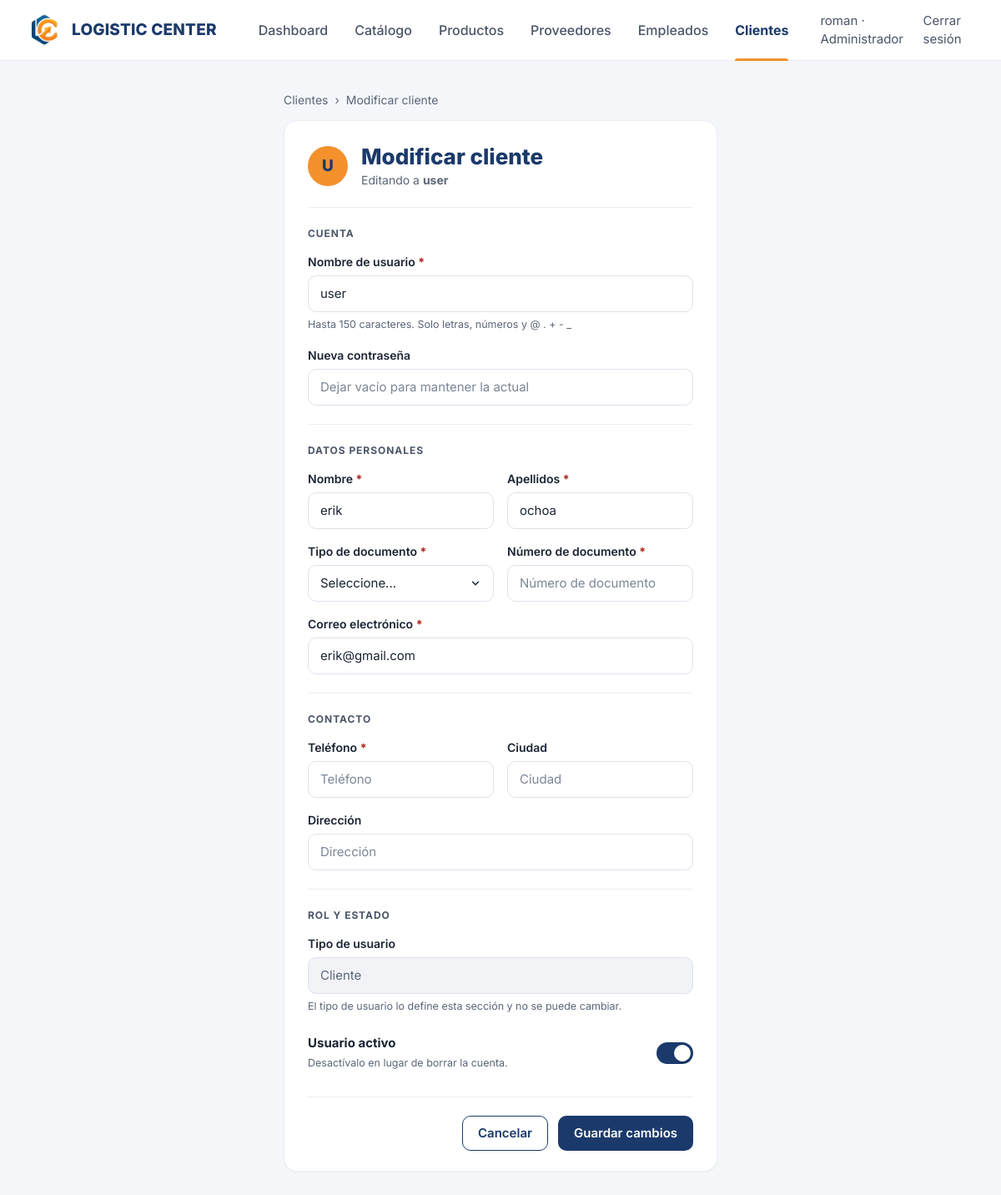
The app's page /clientes/2/modificar/ (signed in) with its own data.
### usuarios/models.py (models this page shows, shortened)
class Usuario(AbstractUser):
    user_id = models.AutoField(primary_key=True)
    email = models.EmailField(
        'correo electrónico',
        unique=True,
        error_messages={'unique': 'Ya existe un usuario registrado con este correo electrónico.'},
    )
    USERNAME_FIELD = 'username'
    REQUIRED_FIELDS = ['email']
    class Meta:
        db_table = 'usuarios'
        verbose_name = 'Usuario'
        verbose_name_plural = 'Usuarios'

### usuarios/views.py (the view)
# urls.py: path('clientes/<int:user_id>/modificar/', views.ModificarClienteView, name='modificar_cliente'),
@solo_staff
def ModificarClienteView(request, user_id):
    return _modificar(request, 'cliente', user_id)

### usuarios/forms.py
class ModificarClienteForm(_ClienteMixin, ModificarPerfilForm):
    pass

### usuarios/forms.py (called while the page is built)
    def _perfil_actual(self):
        instancia = getattr(self, 'instance', None)
        if instancia is None or instancia.pk is None:
            return None
        return getattr(instancia, self.RELACION, None)

    @property
    def campo_extra(self):
        return self[self.CAMPO_EXTRA]

### usuarios/views.py (called while the page is built)
def _contexto(tipo, **extra):
    return {'tipo': tipo, 'cfg': TIPOS[tipo], **extra}

### usuarios/templates/modificar_persona.html (shortened to what this page needs)
{% extends 'base.html' %}
{% block page_class %}page--narrow{% endblock %}
{% block content %}
<nav class="crumbs" aria-label="Ruta">
    <a href="{% url cfg.url_lista %}">{{ cfg.titulo_plural }}</a><span aria-hidden="true">›</span><span>Modificar {{ cfg.singular }}</span>
</nav>
<section class="card form-card">
    <header class="form-card__head">
        <span class="avatar" aria-hidden="true">{{ usuario.username|first }}</span>
        <div>
            <h1>Modificar {{ cfg.singular }}</h1>
            <p>Editando a <strong>{{ usuario.username }}</strong></p>
        </div>
    </header>
    <form method="post" novalidate>
        {% include '_form_persona.html' with modificar=True %}
        <div class="form-actions">
            <a class="btn btn--outline" href="{% url cfg.url_lista %}">Cancelar</a>
            <button class="btn btn--primary" type="submit">Guardar cambios</button>
        </div>
    </form>
</section>
{% endblock %}

### main/templates/base.html (shortened to what this page needs)
{% load static %}<!DOCTYPE html>
<html lang="es">
<head>
    <link rel="stylesheet" href="{% static 'css/app.css' %}">
</head>
<body>
    <header class="topbar">
        <div class="topbar__inner">
            <a class="brand" href="{% if user.is_authenticated %}{% url 'dashboard' %}{% else %}{% url 'bienvenida' %}{% endif %}">
                <img class="brand__mark" src="{% static 'img/isotipo_v1.png' %}" alt="">
                <span class="brand__name">Logistic Center</span>
            </a>
            <nav class="menu" id="menu" aria-label="Principal">
                {% if user.is_authenticated %}
                {% with url_name=request.resolver_match.url_name %}
                <ul class="menu__links">
                    <li><a class="menu__link" href="{% url 'dashboard' %}" {% if url_name == 'dashboard' %}aria-current="page"{% endif %}>Dashboard</a></li>
                    <li><a class="menu__link" href="{% url 'catalogo' %}" {% if url_name == 'catalogo' or url_name == 'detalle_producto' %}aria-current="page"{% endif %}>Catálogo</a></li>
                    {% if user.is_staff %}
                    <li><a class="menu__link" href="{% url 'listar_productos' %}" >Productos</a></li>
                    <li><a class="menu__link" href="{% url 'listar_proveedores' %}" >Proveedores</a></li>
                    <li><a class="menu__link" href="{% url 'listar_empleados' %}" >Empleados</a></li>
                    <li><a class="menu__link" href="{% url 'listar_clientes' %}" {% if url_name == 'listar_clientes' or url_name == 'registrar_cliente' or url_name == 'modificar_cliente' %}aria-current="page"{% endif %}>Clientes</a></li>
                    {% endif %}
                </ul>
                {% endwith %}
                <div class="menu__side">
                    <span>{{ user.username }} · {% if user.is_superuser %}Administrador{% elif user.is_staff %}Empleado{% else %}Cliente{% endif %}</span>
                    <a class="menu__logout" href="{% url 'logout' %}" data-open-modal="modal-logout">Cerrar sesión</a>
                </div>
                {% else %}
                <div class="menu__side">
                    <a class="menu__logout" href="{% url 'login' %}">Iniciar sesión</a>
                </div>
                {% endif %}
            </nav>
        </div>
    </header>
    <main class="page {% block page_class %}{% endblock %}" id="contenido">
        {% block content %}{% endblock %}
    </main>
</body>
</html>

### usuarios/templates/_form_persona.html (shortened to what this page needs)
<section class="section" aria-labelledby="sec-cuenta">
    <h2 class="section__title" id="sec-cuenta">Cuenta</h2>
    {% include 'components/campo.html' with campo=form.username hint="Hasta 150 caracteres. Solo letras, números y @ . + - _" %}
    {% if modificar %}
        {% include 'components/campo.html' with campo=form.password %}
    {% else %}
        <div class="field-row">
            {% include 'components/campo.html' with campo=form.password1 %}
            {% include 'components/campo.html' with campo=form.password2 %}
        </div>
    {% endif %}
</section>
<section class="section" aria-labelledby="sec-datos">
    <h2 class="section__title" id="sec-datos">Datos personales</h2>
    <div class="field-row">
        {% include 'components/campo.html' with campo=form.first_name %}
        {% include 'components/campo.html' with campo=form.last_name %}
    </div>
    <div class="field-row">
        {% include 'components/campo.html' with campo=form.tipo_documento %}
        {% include 'components/campo.html' with campo=form.numero_documento %}
    </div>
    {% include 'components/campo.html' with campo=form.email %}
</section>
<section class="section" aria-labelledby="sec-contacto">
    <h2 class="section__title" id="sec-contacto">Contacto{% if tipo == 'empleado' %} y cargo{% endif %}</h2>
    <div class="field-row">
        {% include 'components/campo.html' with campo=form.telefono %}
        {% include 'components/campo.html' with campo=form.campo_extra %}
    </div>
    {% include 'components/campo.html' with campo=form.direccion %}
</section>
<section class="section" aria-labelledby="sec-rol">
    <h2 class="section__title" id="sec-rol">Rol y estado</h2>
    {% include 'components/campo.html' with campo=form.tipo_usuario hint="El tipo de usuario lo define esta sección y no se puede cambiar." %}
    <label class="switch-row" for="{{ form.is_active.id_for_label }}">
        <span class="switch-row__text">
            <strong>Usuario activo</strong>
            <span>Desactívalo en lugar de borrar la cuenta.</span>
        </span>
        {{ form.is_active }}
    </label>
</section>

### main/templates/components/campo.html (shortened to what this page needs)
<div class="field{% if campo.errors %} field--error{% endif %}">
    <label class="label" for="{{ campo.id_for_label }}">{{ campo.label }}{% if campo.field.required and not campo.field.disabled %} <span class="req" aria-hidden="true">*</span>{% endif %}</label>
    {{ campo }}
    {% if hint %}<p class="hint">{{ hint }}</p>{% elif campo.help_text %}<div class="hint">{{ campo.help_text|safe }}</div>{% endif %}
</div>

### records on screen
Usuario: username "roman"
Usuario: username|first "U", username "user", first_name "erik", last_name "ochoa", email "erik@gmail.com", is_active "☑"

### other values on screen
{{ cfg.titulo_plural }} "Clientes"
{{ cfg.singular }} "cliente"
{{ campo.label }} "Nombre de usuario Nueva contraseña Nombre Apellidos Tipo de documento Número de documento Correo electrónico Teléfono Ciudad Dirección Tipo de usuario"
{{ hint }} "Hasta 150 caracteres. Solo letras, números y @ . + - _ El tipo de usuario lo define esta sección y no se puede cambiar."
